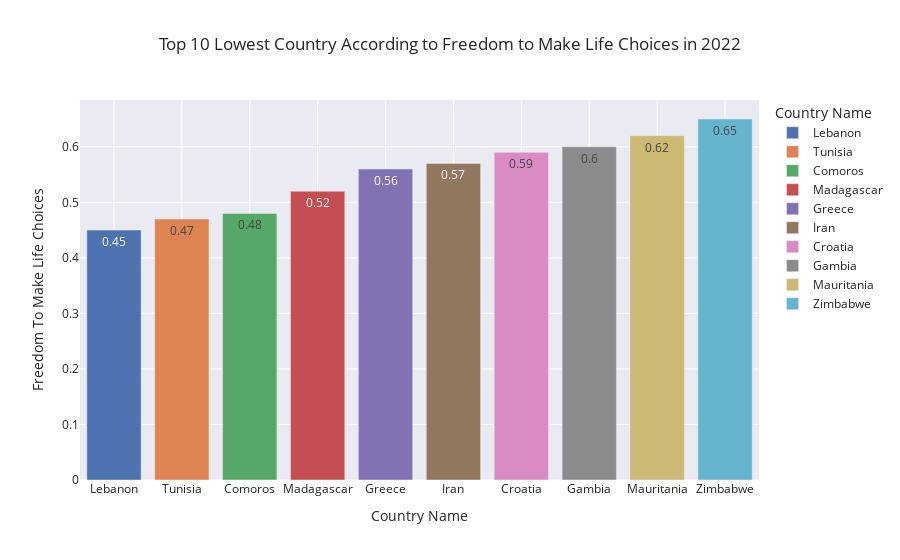

Notebook code cell kept with this figure:
### Code cell
#Top 10 negara yang memiliki kebebasan yang rendah untuk untuk membuat pilihan hidup pada tahun 2022
freedom_2022 = pd.DataFrame(happiness_freedom.groupby('Country Name')[['Country Name','Freedom To Make Life Choices']].mean().sort_values('Freedom To Make Life Choices', ascending=True).round(2).head(10))
fig = px.bar(freedom_2022, x = freedom_2022.index, y = 'Freedom To Make Life Choices',
            title = 'Top 10 Lowest Country According to Freedom to Make Life Choices in 2022', template = 'seaborn', color = freedom_2022.index, text = 'Freedom To Make Life Choices')
fig.show()
freedom_2022

### Figure 1 — Plotly figure (JSON) as saved in the notebook; plotly's stock layout.template omitted (floating-point values rounded to 4 significant figures)
{"data": [{"alignmentgroup": "True", "hovertemplate": "Country Name=%{x}<br>Freedom To Make Life Choices=%{text}<extra></extra>", "legendgroup": "Lebanon", "marker": {"color": "rgb(76,114,176)", "pattern": {"shape": ""}}, "name": "Lebanon", "offsetgroup": "Lebanon", "orientation": "v", "showlegend": true, "text": [0.45], "textposition": "auto", "type": "bar", "x": ["Lebanon"], "xaxis": "x", "y": [0.45], "yaxis": "y"}, {"alignmentgroup": "True", "hovertemplate": "Country Name=%{x}<br>Freedom To Make Life Choices=%{text}<extra></extra>", "legendgroup": "Tunisia", "marker": {"color": "rgb(221,132,82)", "pattern": {"shape": ""}}, "name": "Tunisia", "offsetgroup": "Tunisia", "orientation": "v", "showlegend": true, "text": [0.47], "textposition": "auto", "type": "bar", "x": ["Tunisia"], "xaxis": "x", "y": [0.47], "yaxis": "y"}, {"alignmentgroup": "True", "hovertemplate": "Country Name=%{x}<br>Freedom To Make Life Choices=%{text}<extra></extra>", "legendgroup": "Comoros", "marker": {"color": "rgb(85,168,104)", "pattern": {"shape": ""}}, "name": "Comoros", "offsetgroup": "Comoros", "orientation": "v", "showlegend": true, "text": [0.48], "textposition": "auto", "type": "bar", "x": ["Comoros"], "xaxis": "x", "y": [0.48], "yaxis": "y"}, {"alignmentgroup": "True", "hovertemplate": "Country Name=%{x}<br>Freedom To Make Life Choices=%{text}<extra></extra>", "legendgroup": "Madagascar", "marker": {"color": "rgb(196,78,82)", "pattern": {"shape": ""}}, "name": "Madagascar", "offsetgroup": "Madagascar", "orientation": "v", "showlegend": true, "text": [0.52], "textposition": "auto", "type": "bar", "x": ["Madagascar"], "xaxis": "x", "y": [0.52], "yaxis": "y"}, {"alignmentgroup": "True", "hovertemplate": "Country Name=%{x}<br>Freedom To Make Life Choices=%{text}<extra></extra>", "legendgroup": "Greece", "marker": {"color": "rgb(129,114,179)", "pattern": {"shape": ""}}, "name": "Greece", "offsetgroup": "Greece", "orientation": "v", "showlegend": true, "text": [0.56], "textposition": "auto", "type": "bar", "x": ["Greece"], "xaxis": "x", "y": [0.56], "yaxis": "y"}, {"alignmentgroup": "True", "hovertemplate": "Country Name=%{x}<br>Freedom To Make Life Choices=%{text}<extra></extra>", "legendgroup": "Iran", "marker": {"color": "rgb(147,120,96)", "pattern": {"shape": ""}}, "name": "Iran", "offsetgroup": "Iran", "orientation": "v", "showlegend": true, "text": [0.57], "textposition": "auto", "type": "bar", "x": ["Iran"], "xaxis": "x", "y": [0.57], "yaxis": "y"}, {"alignmentgroup": "True", "hovertemplate": "Country Name=%{x}<br>Freedom To Make Life Choices=%{text}<extra></extra>", "legendgroup": "Croatia", "marker": {"color": "rgb(218,139,195)", "pattern": {"shape": ""}}, "name": "Croatia", "offsetgroup": "Croatia", "orientation": "v", "showlegend": true, "text": [0.59], "textposition": "auto", "type": "bar", "x": ["Croatia"], "xaxis": "x", "y": [0.59], "yaxis": "y"}, {"alignmentgroup": "True", "hovertemplate": "Country Name=%{x}<br>Freedom To Make Life Choices=%{text}<extra></extra>", "legendgroup": "Gambia", "marker": {"color": "rgb(140,140,140)", "pattern": {"shape": ""}}, "name": "Gambia", "offsetgroup": "Gambia", "orientation": "v", "showlegend": true, "text": [0.6], "textposition": "auto", "type": "bar", "x": ["Gambia"], "xaxis": "x", "y": [0.6], "yaxis": "y"}, {"alignmentgroup": "True", "hovertemplate": "Country Name=%{x}<br>Freedom To Make Life Choices=%{text}<extra></extra>", "legendgroup": "Mauritania", "marker": {"color": "rgb(204,185,116)", "pattern": {"shape": ""}}, "name": "Mauritania", "offsetgroup": "Mauritania", "orientation": "v", "showlegend": true, "text": [0.62], "textposition": "auto", "type": "bar", "x": ["Mauritania"], "xaxis": "x", "y": [0.62], "yaxis": "y"}, {"alignmentgroup": "True", "hovertemplate": "Country Name=%{x}<br>Freedom To Make Life Choices=%{text}<extra></extra>", "legendgroup": "Zimbabwe", "marker": {"color": "rgb(100,181,205)", "pattern": {"shape": ""}}, "name": "Zimbabwe", "offsetgroup": "Zimbabwe", "orientation": "v", "showlegend": true, "text": [0.65], "textposition": "auto", "type": "bar", "x": ["Zimbabwe"], "xaxis": "x", "y": [0.65], "yaxis": "y"}], "layout": {"barmode": "relative", "legend": {"title": {"text": "Country Name"}, "tracegroupgap": 0}, "title": {"text": "Top 10 Lowest Country According to Freedom to Make Life Choices in 2022"}, "xaxis": {"anchor": "y", "categoryarray": ["Lebanon", "Tunisia", "Comoros", "Madagascar", "Greece", "Iran", "Croatia", "Gambia", "Mauritania", "Zimbabwe"], "categoryorder": "array", "domain": [0, 1], "title": {"text": "Country Name"}}, "yaxis": {"anchor": "x", "domain": [0, 1], "title": {"text": "Freedom To Make Life Choices"}}}}
